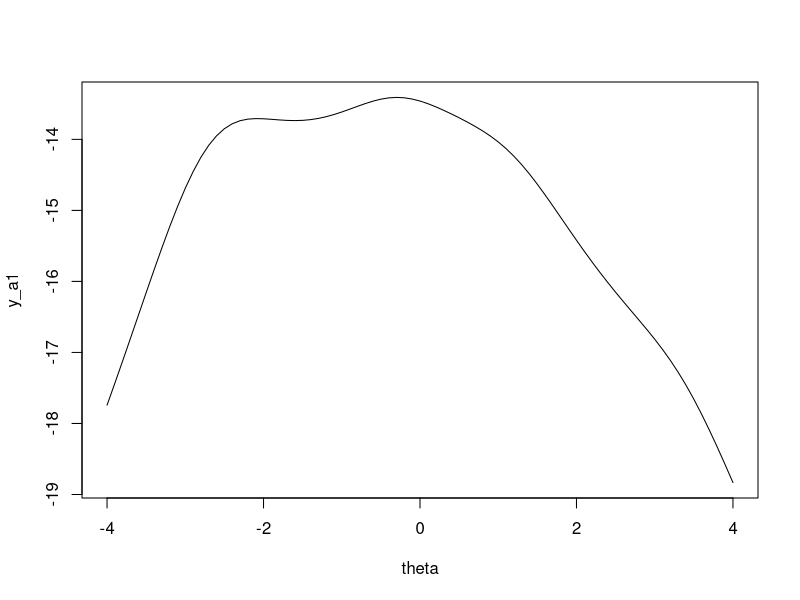
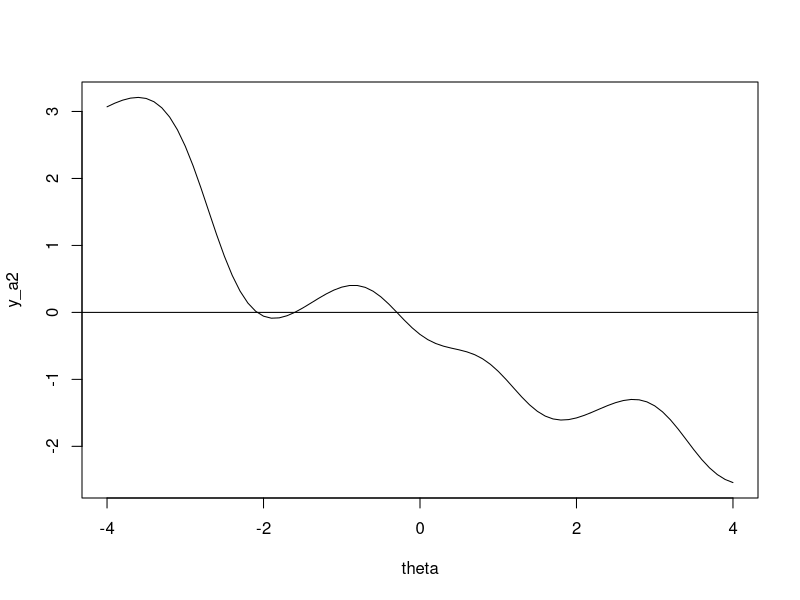

The R script that drew these images, in order:

# a1
theta <- seq(-4, 4, 0.1)
x <- c(-2.8, 3.4, 1.2, -.3, -2.6)

y_a1 <- c()
for (theta_i in theta){
  y_a1 <- c(y_a1, -5*log(pi)-sum(log(1+(x-theta_i)**2)))
}

plot(theta, y_a1, type="l")


# a2
y_a2 <- c()
for (theta_i in theta){
  y_a2 <- c(y_a2, sum(2*(x-theta_i)/(1+(x-theta_i)^2)))
}

plot(theta, y_a2, type="l")
abline(b=0, a=0)
# 3 times it crosses y=0

a_0 <- 
sum(2*(x-theta_i)/(1+(x-theta_i)^2))



# b: Bisection
  


